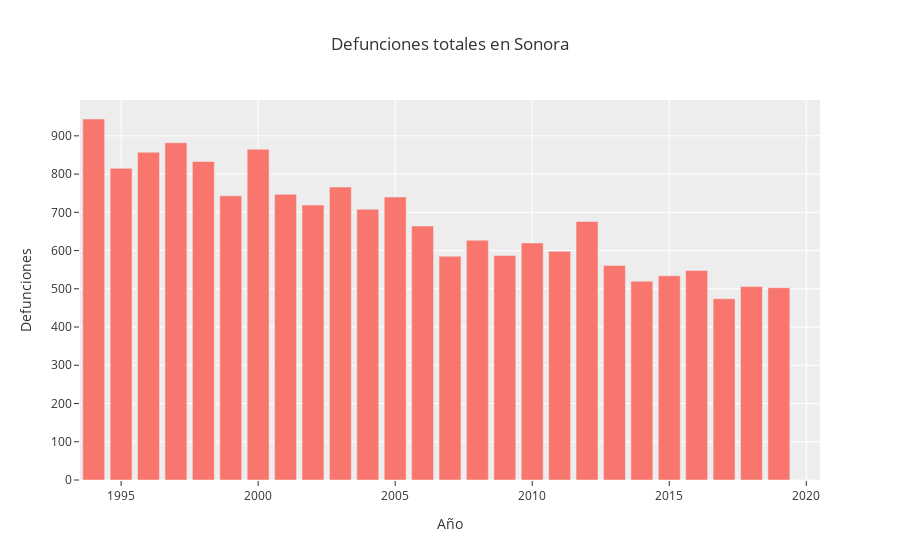

The cell this chart's notebook holds for it:
### Code cell
dff = mortalidad_tidy.groupby('año')['defuncion'].sum()
fig = px.bar(dff, x=dff.index, y=dff.values, 
             labels={'y': 'Defunciones',
                     'año':'Año'},
             title='Defunciones totales en Sonora',
             template='ggplot2')
fig.show()

### Figure 1 — Plotly figure (JSON) as saved in the notebook; plotly's stock layout.template omitted (floating-point values rounded to 4 significant figures)
{"data": [{"alignmentgroup": "True", "hovertemplate": "Año=%{x}<br>Defunciones=%{y}<extra></extra>", "legendgroup": "", "marker": {"color": "#F8766D", "pattern": {"shape": ""}}, "name": "", "offsetgroup": "", "orientation": "v", "showlegend": false, "textposition": "auto", "type": "bar", "x": [1994, 1995, 1996, 1997, 1998, 1999, 2000, 2001, 2002, 2003, 2004, 2005, 2006, 2007, 2008, 2009, 2010, 2011, 2012, 2013, 2014, 2015, 2016, 2017, 2018, 2019, 2020], "xaxis": "x", "y": [944, 815, 857, 882, 833, 743, 865, 747, 719, 766, 708, 740, 664, 585, 627, 587, 620, 598, 676, 561, 520, 534, 548, 474, 506, 503, 0], "yaxis": "y"}], "layout": {"barmode": "relative", "legend": {"tracegroupgap": 0}, "title": {"text": "Defunciones totales en Sonora"}, "xaxis": {"anchor": "y", "domain": [0, 1], "title": {"text": "Año"}}, "yaxis": {"anchor": "x", "domain": [0, 1], "title": {"text": "Defunciones"}}}}
